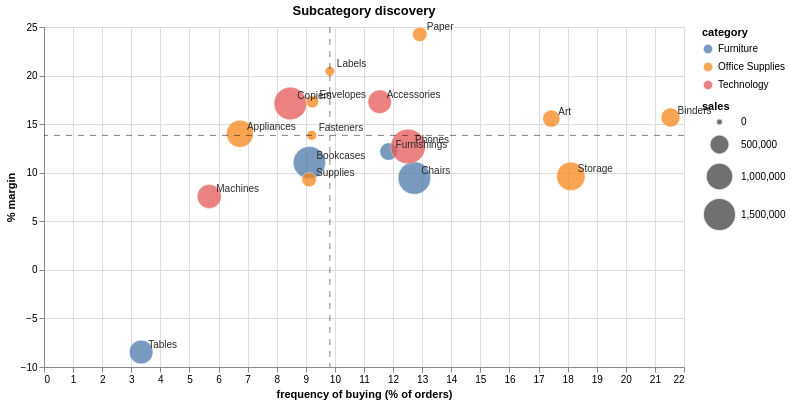

The notebook cell this image was saved under:
### Markdown cell above
# 2) Middle-left: Subcategory discovery bubble (your main graph)

### Code cell
total_orders = df_f["order_id"].nunique()

subcat = (
    df_f.groupby(["category", "sub_category"], as_index=False)
        .agg(
            orders=("order_id", "nunique"),
            sales=("sales", "sum"),
            profit=("profit", "sum"),
        )
)
subcat["freq_pct"] = np.where(total_orders>0, subcat["orders"]/total_orders*100, 0.0)
subcat["margin_pct"] = np.where(subcat["sales"]!=0, subcat["profit"]/subcat["sales"]*100, np.nan)
subcat = subcat.replace([np.inf, -np.inf], np.nan).dropna(subset=["margin_pct"])

x_med = float(subcat["freq_pct"].median())
y_med = float(subcat["margin_pct"].median())

bubble = (
    alt.Chart(subcat)
    .mark_circle(opacity=0.75, stroke="white", strokeWidth=0.5)
    .encode(
        x=alt.X("freq_pct:Q", title="frequency of buying (% of orders)"),
        y=alt.Y("margin_pct:Q", title="% margin"),
        size=alt.Size("sales:Q", scale=alt.Scale(range=[40, 1200]), title="sales"),
        color=alt.Color("category:N", title="category"),
        tooltip=[
            "sub_category:N","category:N",
            alt.Tooltip("freq_pct:Q", format=".2f", title="freq %"),
            alt.Tooltip("margin_pct:Q", format=".2f", title="margin %"),
            alt.Tooltip("sales:Q", format=",.0f", title="sales"),
        ],
    )
    .properties(width=640, height=340, title="Subcategory discovery")
)

labels = alt.Chart(subcat).mark_text(
    align="left", dx=7, dy=-7, fontSize=10, color="#2B2B2B"
).encode(
    x="freq_pct:Q", y="margin_pct:Q", text="sub_category:N"
)

vline = alt.Chart(pd.DataFrame({"x":[x_med]})).mark_rule(strokeDash=[6,6], opacity=0.5).encode(x="x:Q")
hline = alt.Chart(pd.DataFrame({"y":[y_med]})).mark_rule(strokeDash=[6,6], opacity=0.5).encode(y="y:Q")

bubble_panel = (bubble + labels + vline + hline)
bubble_panel

### Figure 1 — Vega-Lite specification as saved in the notebook (floating-point values rounded to 4 significant figures)
{"config": {"view": {"continuousWidth": 300, "continuousHeight": 300}}, "layer": [{"mark": {"type": "circle", "opacity": 0.75, "stroke": "white", "strokeWidth": 0.5}, "encoding": {"color": {"field": "category", "title": "category", "type": "nominal"}, "size": {"field": "sales", "scale": {"range": [40, 1200]}, "title": "sales", "type": "quantitative"}, "tooltip": [{"field": "sub_category", "type": "nominal"}, {"field": "category", "type": "nominal"}, {"field": "freq_pct", "format": ".2f", "title": "freq %", "type": "quantitative"}, {"field": "margin_pct", "format": ".2f", "title": "margin %", "type": "quantitative"}, {"field": "sales", "format": ",.0f", "title": "sales", "type": "quantitative"}], "x": {"field": "freq_pct", "title": "frequency of buying (% of orders)", "type": "quantitative"}, "y": {"field": "margin_pct", "title": "% margin", "type": "quantitative"}}, "title": "Subcategory discovery"}, {"mark": {"type": "text", "align": "left", "color": "#2B2B2B", "dx": 7, "dy": -7, "fontSize": 10}, "encoding": {"text": {"field": "sub_category", "type": "nominal"}, "x": {"field": "freq_pct", "type": "quantitative"}, "y": {"field": "margin_pct", "type": "quantitative"}}}, {"data": {"name": "data-d6203bd7e7392c30a0e3e5a6c782b5c5"}, "mark": {"type": "rule", "opacity": 0.5, "strokeDash": [6, 6]}, "encoding": {"x": {"field": "x", "type": "quantitative"}}}, {"data": {"name": "data-864f01b8292188cf587629c80d03824d"}, "mark": {"type": "rule", "opacity": 0.5, "strokeDash": [6, 6]}, "encoding": {"y": {"field": "y", "type": "quantitative"}}}], "data": {"name": "data-12e505611103039209367d758ce73636"}, "height": 340, "width": 640, "$schema": "https://vega.github.io/schema/vega-lite/v6.1.0.json", "datasets": {"data-12e505611103039209367d758ce73636": [{"category": "Furniture", "sub_category": "Bookcases", "orders": 2284, "sales": 1466559, "profit": 161900.0, "freq_pct": 9.123, "margin_pct": 11.04}, {"category": "Furniture", "sub_category": "Chairs", "orders": 3187, "sales": 1501682, "profit": 142000.0, "freq_pct": 12.73, "margin_pct": 9.454}, {"category": "Furniture", "sub_category": "Furnishings", "orders": 2965, "sales": 385609, "profit": 46970.0, "freq_pct": 11.84, "margin_pct": 12.18}, {"category": "Furniture", "sub_category": "Tables", "orders": 836, "sales": 757034, "profit": -64080.0, "freq_pct": 3.339, "margin_pct": -8.465}, {"category": "Office Supplies", "sub_category": "Appliances", "orders": 1686, "sales": 1011081, "profit": 141700.0, "freq_pct": 6.735, "margin_pct": 14.01}, {"category": "Office Supplies", "sub_category": "Art", "orders": 4366, "sales": 372163, "profit": 57950.0, "freq_pct": 17.44, "margin_pct": 15.57}, {"category": "Office Supplies", "sub_category": "Binders", "orders": 5392, "sales": 461952, "profit": 72450.0, "freq_pct": 21.54, "margin_pct": 15.68}, {"category": "Office Supplies", "sub_category": "Envelopes", "orders": 2310, "sales": 170926, "profit": 29600.0, "freq_pct": 9.227, "margin_pct": 17.32}, {"category": "Office Supplies", "sub_category": "Fasteners", "orders": 2304, "sales": 83254, "profit": 11530.0, "freq_pct": 9.203, "margin_pct": 13.84}, {"category": "Office Supplies", "sub_category": "Labels", "orders": 2460, "sales": 73433, "profit": 15010.0, "freq_pct": 9.826, "margin_pct": 20.44}, {"category": "Office Supplies", "sub_category": "Paper", "orders": 3234, "sales": 244307, "profit": 59210.0, "freq_pct": 12.92, "margin_pct": 24.23}, {"category": "Office Supplies", "sub_category": "Storage", "orders": 4534, "sales": 1127124, "profit": 108500.0, "freq_pct": 18.11, "margin_pct": 9.623}, {"category": "Office Supplies", "sub_category": "Supplies", "orders": 2281, "sales": 243090, "profit": 22580.0, "freq_pct": 9.111, "margin_pct": 9.29}, {"category": "Technology", "sub_category": "Accessories", "orders": 2889, "sales": 749307, "profit": 129600.0, "freq_pct": 11.54, "margin_pct": 17.3}, {"category": "Technology", "sub_category": "Copiers", "orders": 2120, "sales": 1509439, "profit": 258600.0, "freq_pct": 8.468, "margin_pct": 17.13}, {"category": "Technology", "sub_category": "Machines", "orders": 1422, "sales": 779071, "profit": 58870.0, "freq_pct": 5.68, "margin_pct": 7.556}, {"category": "Technology", "sub_category": "Phones", "orders": 3133, "sales": 1706874, "profit": 216700.0, "freq_pct": 12.51, "margin_pct": 12.7}], "data-d6203bd7e7392c30a0e3e5a6c782b5c5": [{"x": 9.826}], "data-864f01b8292188cf587629c80d03824d": [{"y": 13.84}]}}
